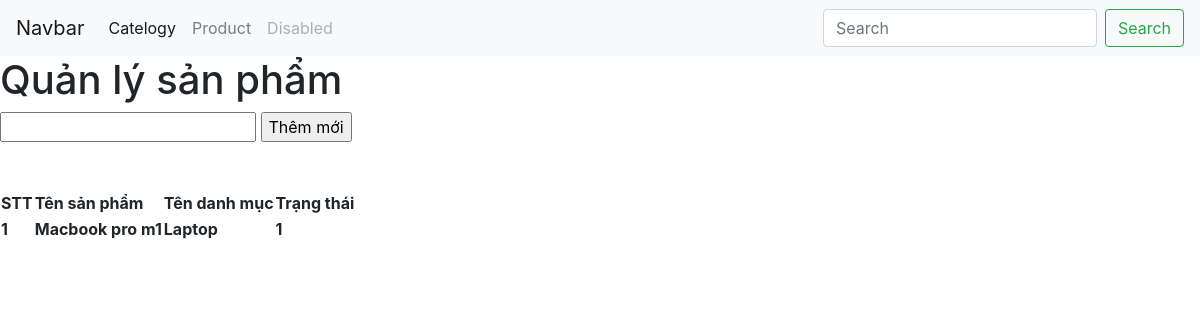
/admin/admin.php?act=sanpham, run on the app's committed database.
### tables this page shows
CREATE TABLE `tbl_product` (
  `id` int(11) NOT NULL,
  `name_cate` varchar(50) NOT NULL,
  `name_pro` varchar(50) NOT NULL,
  `visible` int(11) NOT NULL DEFAULT 1
);

### moduels/product.php (called while the page is built, shortened)
<?php
function getall_product(){
  $conn = connectdb();
  $stmt = $conn->prepare("SELECT id, name_pro, name_cate,visible FROM tbl_product");
  $stmt->execute();
  $kq = $stmt ->fetchAll();
  return $kq;
}
?>

### view/product.php (the view, shortened to what this page needs)
<!DOCTYPE html>
<html lang="en">
<head>
</head>
<body>
    <div class="main">
        <h1>Quản lý sản phẩm</h1>
        <form action="../moduels/themdm.php" method="get">
            <input type="text" name="name">
            <input type="submit" value="Thêm mới" name="themmoi">
        </form>
        <br>
        <br>
        <table>
            <tr>
                <th>STT</th>
                <th>Tên sản phẩm</th>
                <th>Tên danh mục</th>
                <th> Trạng thái</th>
            </tr>
            <?php
            $i=1;
            foreach($kq as $dm){
                echo '
                <tr>
                    <th>'.$i.'</th>
                    <th>'.$dm['name_pro'].'</th>
                    <th>'.$dm['name_cate'].'</th>
                    <th>'.$dm['visible'].'</th>
                 </tr>';
                 $i++;
            }
            ?>
        </table>
    </div>
</body>
</html>

### data on the page
tbl_product: name_pro "Macbook pro m1", name_cate "Laptop", visible "1"
